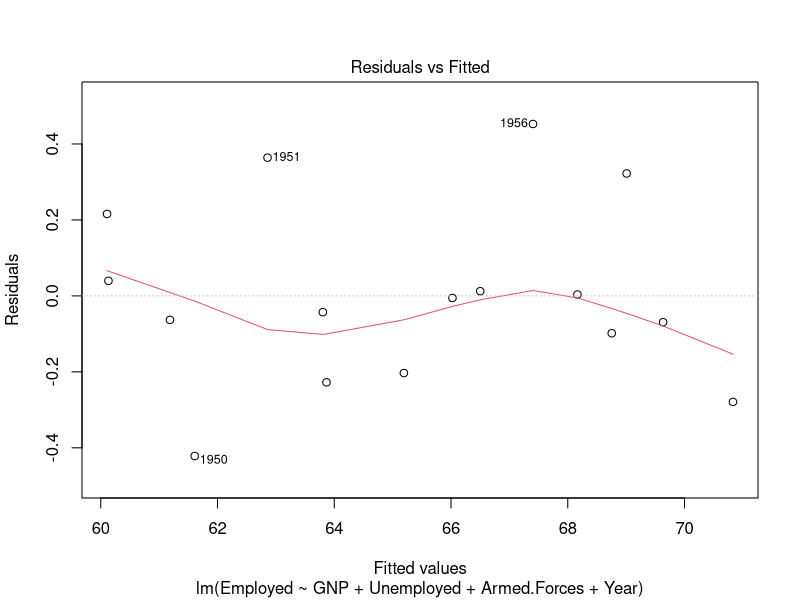
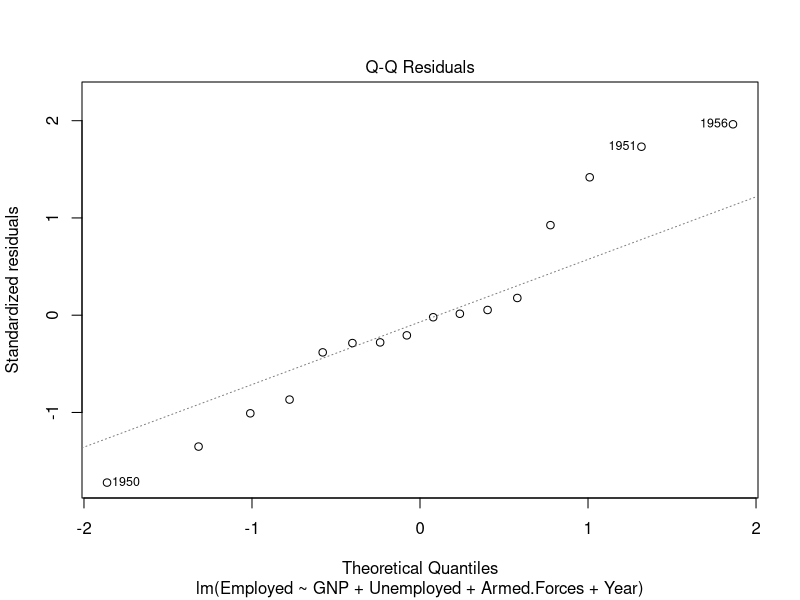
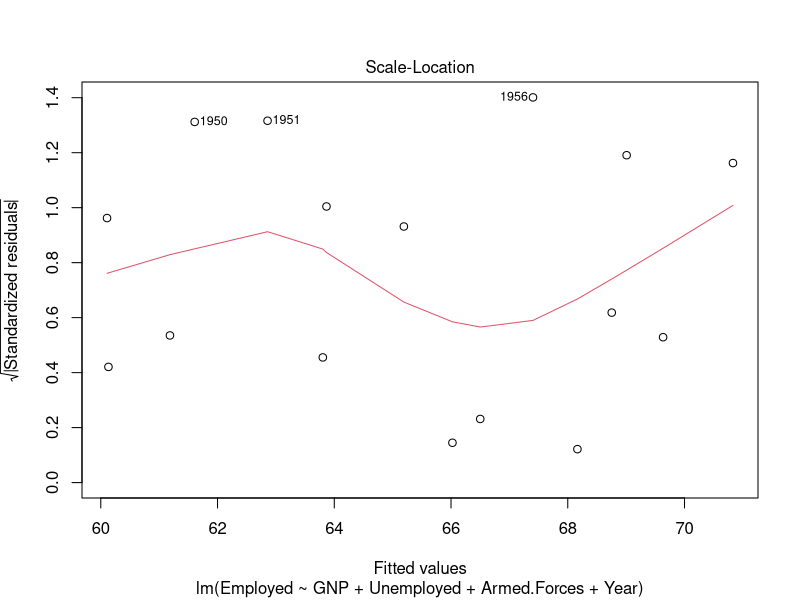
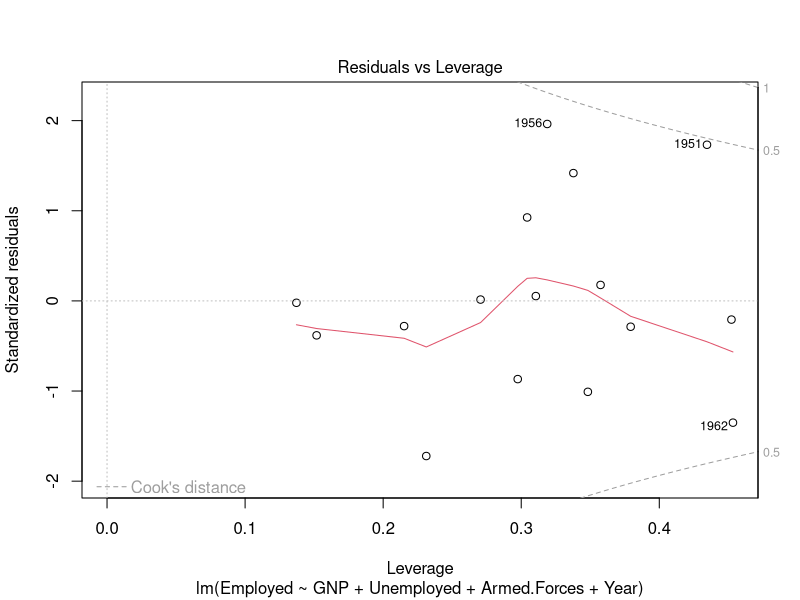

Source code (R) for these figures, in order:
library(FactoMineR)
data("longley")
longley
dim(longley)
res=RegBest(longley[,7],longley[,-7],method = "Cp")$best
res
reslm =lm(Employed~GNP+Unemployed+Armed.Forces+Year,data = longley)
reslm2=lm(Employed~.,data = longley)
summary(reslm)
anova(reslm,reslm2)
## puisque pv >0.05 on prend modele 1 
# Y=b0+B1.GNP+B2.Unemployed+B3.Armed.Forces+B4.Year+epsy
plot(reslm)
pred=predict(reslm,newdata=data.frame(GNP=300,Unemployed=250,Armed.Forces=250,Year=1955),interval = "confidence",level = 0.99)
pred
